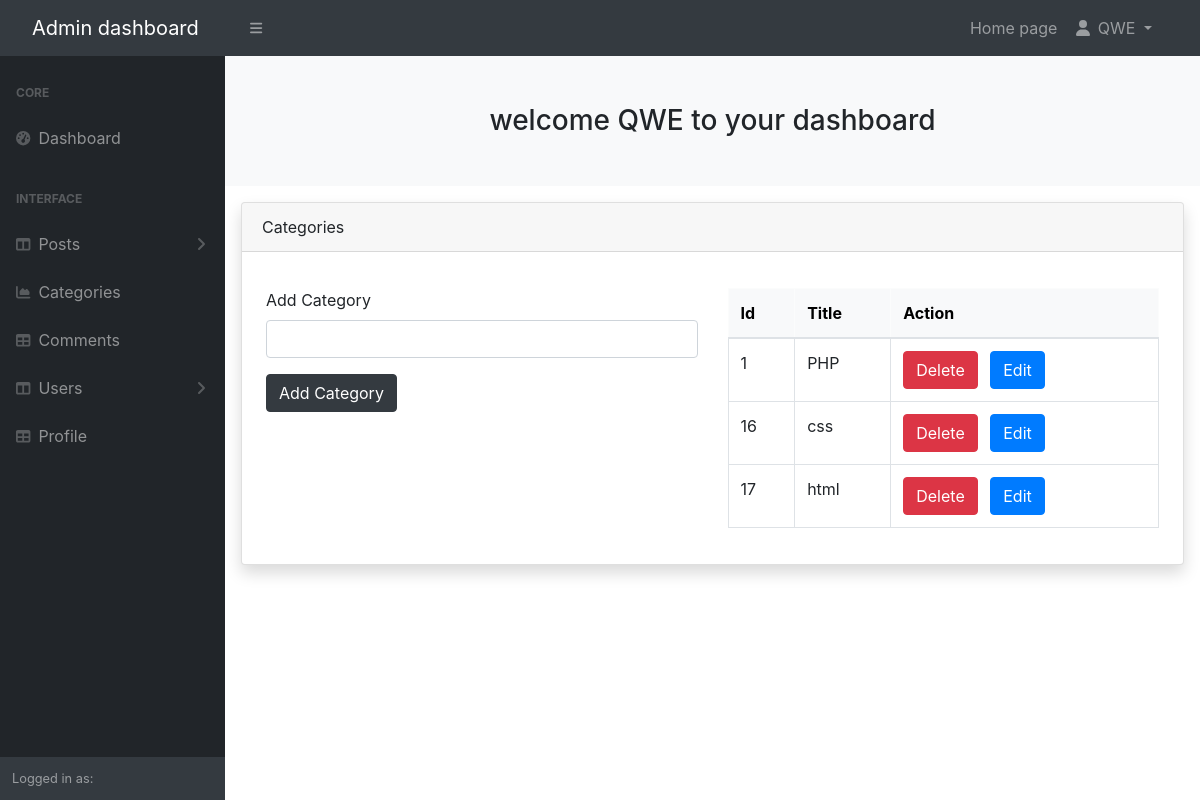
Screenshot of /admin/categories.php (signed in) with the database file from the repository.
### tables this page shows
CREATE TABLE IF NOT EXISTS `categories` (
  `cat_id` int(3) NOT NULL AUTO_INCREMENT,
  `cat_title` varchar(255) NOT NULL,
  PRIMARY KEY (`cat_id`)
);

### admin/inc/functions.php (the view, shortened to what this page needs)
<?php
function findAllCategories()
{
    global $conn;
    $query = "SELECT * FROM categories";
    $stat = $conn->query($query);
    $result = $stat->fetchAll(PDO::FETCH_ASSOC);
    foreach ($result as $item) {
        $cat_id = $item['cat_id'];
        $cat_title = $item['cat_title'];
        echo "<tr>";
        echo "<td>$cat_id</td>";
        echo " <td>$cat_title</td>";
        echo " <td><a class='btn btn-danger me-2' href='categories.php?delete=$cat_id'>Delete</a>";
        echo " <a class='btn btn-primary' href='categories.php?edit=$cat_id'>Edit</a>";
        echo " </td>";
        echo " </tr>";
    }
}

### rows the page displays
categories: cat_id "1", cat_title "PHP"
categories: cat_id "16", cat_title "css"
categories: cat_id "17", cat_title "html"

### other values shown
$_SESSION['username'] "QWE"
